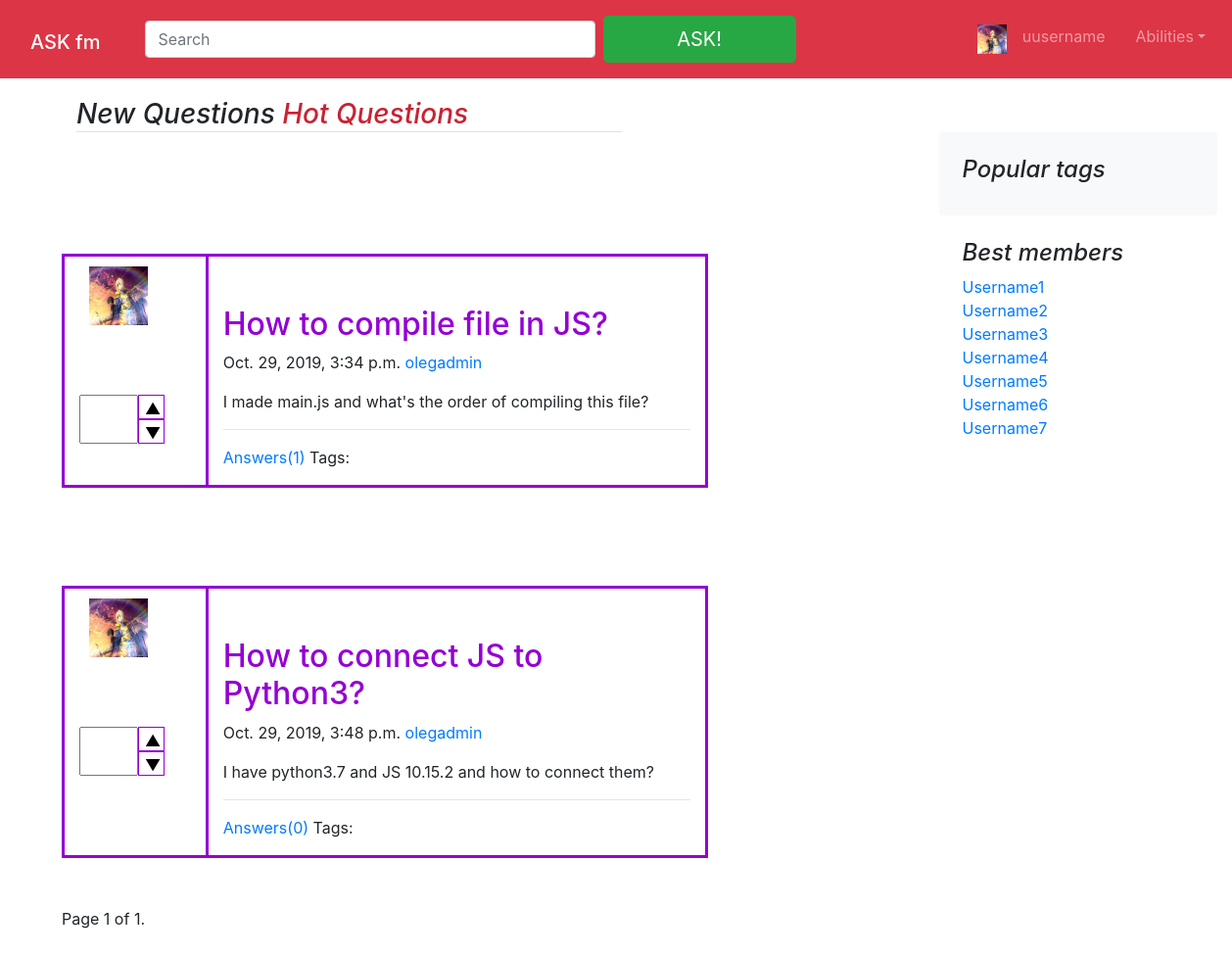
Page /?page=2 on the earlier database version.
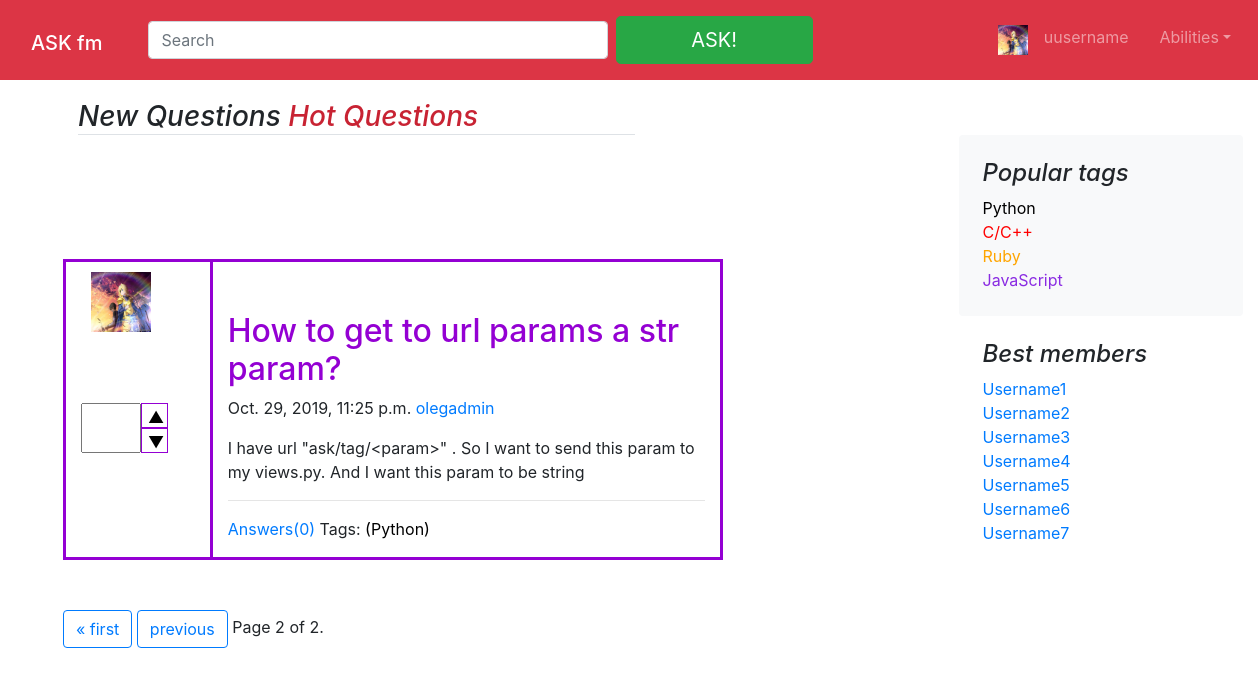
Same page on the later database version.
### ask/models.py (models this page shows, shortened)
class Question(models.Model):
    title = models.CharField(max_length=255)
    text = models.TextField()
    author = models.ForeignKey(
        User, on_delete=models.SET_NULL, null=True, blank=True)
    pub_date = models.DateTimeField('date published')
    rating = models.IntegerField(default=0)
    tags = models.ManyToManyField(Tag)
    class Meta:
        verbose_name = 'Вопрос'
        verbose_name_plural = 'Вопросы'

class Tag (models.Model):
    name = models.CharField(max_length=15)
    color = models.CharField(max_length = 15)
    class Meta:
        verbose_name = 'Тег'
        verbose_name_plural = 'Теги'

### ask/views.py (the view)
# urls.py: url(r'^$', views.index, name='index'),
def index(request):
    q=Question.objects.all()
    t=Tag.objects.all()
    paginator = Paginator(q, 2)  # Show 25 contacts per page
    page = request.GET.get('page')
    question_list = paginator.get_page(page)
    return render(
        request,
        'ask/index.html',{
            'question_list': question_list,
            'tags':t,
        }
    )

### ask/templates/ask/index.html (shortened to what this page needs)
{% extends './base.html' %}
{% block content %}
  <main role="main" class="container-fluid m-5">
  <div class="row">
    <div class="col-md-8 col-sm-8 blog-main">
      <h3 class="mb-4 font-italic border-bottom">
        New Questions
      <a style="color: #c82333" href="#">Hot Questions</a>
      </h3>
    </div>
{% for question in question_list %}
    <div class="container-fluid" style="margin-top: 0px">
      <div class="row">
        <div class="col col-2" style="border: 3px solid;border-color:darkviolet ;border-right: none">
         <a class="blog-post" href="#"><img src="/static/img/fffzRA7cwYA.jpg" width="60" height="60" style="margin: 10px"></a><br>
           <div class="btn-group" style="margin-top: 10%">
              <div><input class="inputer" style="width: 60px" type="number" id={{question.id}} ></div>
          <div class="btn-group-vertical" style="margin-right: 50px">
             <button onmouseover="this.style.backgroundColor='green'"; onmouseout="this.style.backgroundColor='white'" ;
                    style="height: 25px; width: 90%;" onclick="myFunction1({{question.id}})">▲</button>
            <button onmouseover="this.style.backgroundColor='red'"; onmouseout="this.style.backgroundColor='white'" ;
                    style="height: 25px; width: 90%;" onclick="myFunction2({{question.id}})">▼</button>
          </div>
        </div>
        </div>
        <div class="col col-7" style="border: 3px solid;border-color:darkviolet">
        <div class="blog-post">
        <h2><a style="color: darkviolet" href="#">{{question.title}}</a></h2>
        <p class="blog-post-meta">{{question.pub_date}}
          <a href="#">{{question.author}}</a>
        </p>
            {{question.text}}
          <hr>
            <p> <a href="#">Answers({{question.answer_set.count}})</a> Tags:
                {% for tag in question.tags.all%}
                <a href="#" style="color: {{tag.color}} ">({{tag.name}})</a>
            {% endfor%}
            </p>
      </div>
</div>
        </div>
 </div>
{% endfor %}
{% include "paginator.html" %}
  </div>
  </main>
{% endblock %}

### ask/templates/ask/base.html (shortened to what this page needs)
{% load static %}
<!doctype html>
<html lang="en">
  <head>
    <link rel="stylesheet" href="{% static 'css/bootstrap.min.css' %}">
  </head>
  <body>
  <nav class="navbar navbar-expand-lg fixed-top navbar-dark bg-danger" style="margin-bottom: 1%">
    <h1><a class="navbar-brand col-3 col-sm-4 col-md-10" href="#">ASK fm</a></h1>
    <form class="form-inline col-5 col-sm-5 col-md-5 col-lg-8 mr-sm-4 my-4 my-lg-2">
      <input class="form-control col-6 col-sm-5 col-md-7 mr-sm-2" type="text" placeholder="Search" aria-label="Search">
      <button class="btn btn-success btn-lg col-6 col-sm-5 col-md-3" type="submit">ASK!</button>
    </form>
  <div class="col-3 col-sm-3 navbar-collapse offcanvas-collapse" id="navbarsExampleDefault">
    <ul class="navbar-nav mr-auto col-5">
      <li class="nav-item">
        <a class="nav-link" href="#"><img src="/static/img/fffzRA7cwYA.jpg" width="30" height="30"></a>
      </li>
      {% if user.is_authenticated %}
      <li class="nav-item">
        <a class="nav-link col-sm-4"  href="#">{{user.username}}</a>
      </li>
      {% else %}
      <li class="nav-item">
        <a class="nav-link col-sm-4"  href="#">uusername</a>
      </li>
  {% endif%}
      <li class="nav-item dropdown col-sm-4 ">
        <a class="nav-link dropdown-toggle" href="#" id="dropdown01" data-toggle="dropdown" aria-haspopup="true" aria-expanded="false">
          Abilities</a>
      </li>
    </ul>
  </div>
</nav>
  <div class="col-3 blog-sidebar float-right" style="margin-top: 85px">
      <div class="p-4 mb-8 bg-light rounded">
        <h4 class="font-italic">Popular tags</h4>
        {% for tag in tags %}
        <a href="#"><p class="mb-0" style="color: {{tag.color}}"> {{tag.name}}</p></a>
        {% endfor %}
      </div>
      <div class="p-4">
        <h4 class="font-italic">Best members</h4>
        <ol class="list-unstyled mb-0">
          <li><a href="#">Username1</a></li>
          <li><a href="#">Username2</a></li>
          <li><a href="#">Username3</a></li>
          <li><a href="#">Username4</a></li>
          <li><a href="#">Username5</a></li>
          <li><a href="#">Username6</a></li>
          <li><a href="#">Username7</a></li>
        </ol>
      </div>
    </div>
{% block content %}
{% endblock %}
  </body>
</html>

Differences in the rows shown:
no longer on this page (row unchanged): Question: title "How to compile file in JS?", pub_date "Oct. 29, 2019, 3:34 p.m.", author "olegadmin", text "I made main.js and what's the order of compiling this file?", answer_set.count "1"
no longer on this page (row unchanged): Question: title "How to connect JS to Python3?", pub_date "Oct. 29, 2019, 3:48 p.m.", author "olegadmin", text "I have python3.7 and JS 10.15.2 and how to connect them?", answer_set.count "0"
added Tag: name "Python"
added Tag: name "C/C++", shown under "Popular tags"
added Tag: name "Ruby", shown under "Popular tags"
added Tag: name "JavaScript", shown under "Popular tags"
added Question: title "How to get to url params a str param?", pub_date "Oct. 29, 2019, 11:25 p.m.", author "olegadmin", text "I have url \"ask/tag/<param>\" . So I want to send this param to my views.py. And I want this param to be string", answer_set.count "0"
Other differences:
{{ question_list.number }}: "1" → "2"
{{ question_list.paginator.num_pages }}: "1" → "2"
text now shown: "« first previous"
